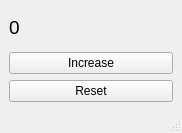
<?xml version="1.0" encoding="UTF-8"?>
<ui version="4.0">
 <class>MainWindow</class>
 <widget class="QMainWindow" name="MainWindow">
  <property name="geometry">
   <rect>
    <x>0</x>
    <y>0</y>
    <width>182</width>
    <height>133</height>
   </rect>
  </property>
  <property name="windowTitle">
   <string>MainWindow</string>
  </property>
  <widget class="QWidget" name="centralwidget">
   <layout class="QHBoxLayout" name="horizontalLayout">
    <item>
     <layout class="QVBoxLayout" name="verticalLayout">
      <item>
       <widget class="QLabel" name="lbl_counter">
        <property name="font">
         <font>
          <pointsize>14</pointsize>
         </font>
        </property>
        <property name="text">
         <string>0</string>
        </property>
       </widget>
      </item>
      <item>
       <widget class="QPushButton" name="btn_increase">
        <property name="text">
         <string>Increase</string>
        </property>
       </widget>
      </item>
      <item>
       <widget class="QPushButton" name="btn_reset">
        <property name="text">
         <string>Reset</string>
        </property>
       </widget>
      </item>
     </layout>
    </item>
   </layout>
  </widget>
  <widget class="QStatusBar" name="statusbar"/>
 </widget>
 <resources/>
 <connections/>
</ui>
